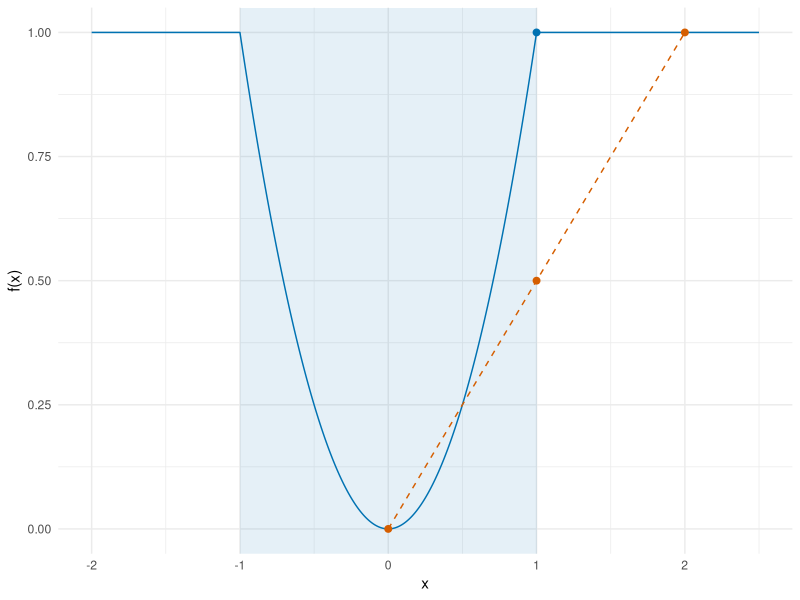

This figure's R source:
## ---- chunk 1
#| label: convex-on-r
#| fig-alt: >-
#|   The graph of f(x) = min(x^2, 1) for x from -2 to 2.5: a parabola between
#|   -1 and 1, flat at height 1 outside. The interval from -1 to 1 is shaded.
#|   A dashed vermilion chord joins (0, 0) and (2, 1) and passes through
#|   (1, 0.5), below the graph's value 1 at x = 1.
#| fig-height: 3.5
#| fig-width: 6
co_x_co <- seq(-2, 2.5, length.out = 451)
co_square_co <- co_x_co^2
co_f_co <- pmin(co_square_co, 1)
co_graph_co <- tibble::tibble(x = co_x_co, f = co_f_co)
co_chord_x_co <- c(0, 2)
co_chord_f_co <- c(0, 1)
co_chord_co <- tibble::tibble(x = co_chord_x_co, f = co_chord_f_co)
co_mid_x_co <- c(1, 1)
co_mid_f_co <- c(0.5, 1)
co_mid_co <- tibble::tibble(x = co_mid_x_co, f = co_mid_f_co)
co_mid_cols_co <- c("#D55E00", "#0072B2")
co_graph_co |>
  ggplot2::ggplot() +
  ggplot2::aes(x = x, y = f) +
  ggplot2::annotate(
    "rect",
    xmin = -1, xmax = 1, ymin = -Inf, ymax = Inf,
    fill = "#0072B2", alpha = 0.1
  ) +
  ggplot2::geom_line(colour = "#0072B2") +
  ggplot2::geom_line(
    data = co_chord_co, colour = "#D55E00", linetype = "dashed"
  ) +
  ggplot2::geom_point(data = co_chord_co, colour = "#D55E00", size = 2) +
  ggplot2::geom_point(data = co_mid_co, colour = co_mid_cols_co, size = 2) +
  ggplot2::labs(x = "x", y = "f(x)") +
  ggplot2::theme_minimal()
